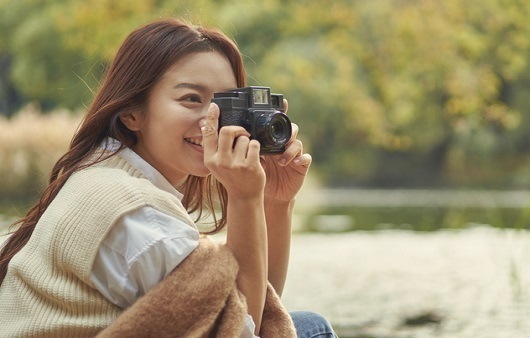
#> input picture split_MSE/Data/picture2/1619598179113_0.jpg, 530 x 338 px; the run also reads 1 picture not shown here
$ python CheckMSE.py 5
#> lines starting #> are read from the running program, lines starting #| are printed output that depends on the picture
#> in compare, img1 is the input picture: shape (338, 530, 3); mean B, G, R 111.9, 145, 156.9
import cv2
import numpy as np
import os
import openpyxl as op
import sys
from datetime import datetime

#sys.stdout = open("output.txt",'w')

path = './Data/'
resultPath = './Result/'
block = 0 # 인자 값 넣는 것으로 변경

np.set_printoptions(threshold=np.inf, linewidth=np.inf)
CheckList = {}
dirList = []
Result = {}

def setup():
    if not os.path.exists(path):
        os.makedirs(path)
    if not os.path.exists(resultPath):
        os.makedirs(resultPath)
    if len(sys.argv) != 2:
        print("not argument")
        sys.exit()
    global block
    block = int(sys.argv[1])

    dirList = os.listdir(path)
    for folder in dirList:
        fileList = os.listdir(path + folder)
        if len(fileList) == 2:
            CheckList[folder] = [fileList[0], fileList[1]]
        else:
            print("\'" + folder + "\' does not contain 2 picture", sep="\n")


def MSE(img1 : cv2.Mat, img2 : cv2.Mat, key):
    # np.divide(np.array(img2),255) # openCV mat는 음수를 자동으로 0으로 바꾸기 때문에 numpy 사용
    #array1 = np.array(img1)
    #array2 = np.array(img2)
    #array = array1 - array2

#> called with key = 'picture2'
    array = np.divide(img1,255.0) - np.divide(img2,255.0) # 정규화 (0~1)
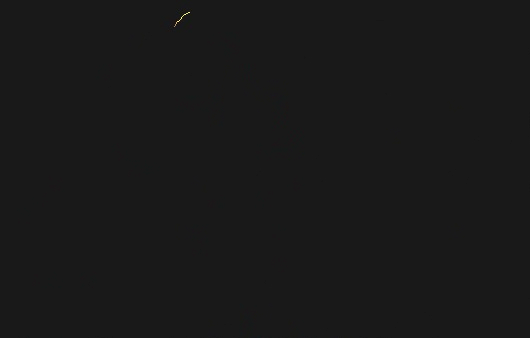
#> array: shape (338, 530, 3) float64; mean B, G, R 2.96e-05, 5.93e-05, 7.3e-05; drawn with min black and max white

    result = np.power(array,2)

    start_col = [0 for i in range(0,block)]
    end_col = [0 for i in range(0,block)]
    start_row = [0 for i in range(0,block)]
    end_row = [0 for i in range(0,block)]
    MSE_result = [[float(0) for i in range(0,block)] for j in range(0,block)]
    channel_depth = result.shape[2]
#> channel_depth = 3
    # if channel_depth == 4: # 알파 값 제거, 다만 imread 기본 속성 값이 rgb 3으로 고정되어있어서 안 쓰임
    #     channel_depth = 3

    # image divid block
    for i in range(0,block): # shape[0] : row, shape[1] : col
        start_col[i] = int(i*result.shape[1]/block)
        end_col[i] = int((i+1)*result.shape[1]/block)
        start_row[i] = int(i*result.shape[0]/block)
        end_row[i] = int((i+1)*result.shape[0]/block)
        if i == block-1:
            end_col[i] = result.shape[1]
            end_row[i] = result.shape[0]
#> after the loop, end_col = [106, 212, 318, 424, 530]; end_row = [67, 135, 202, 270, 338]; start_col = [0, 106, 212, 318, 424]

    # calculate
    b = 0
    for j in range(0,block):
        for row in range(start_row[j],end_row[j]):
            a = 0
            for i in range(0,block):
                for col in range(start_col[i],end_col[i]):
                    for channel in range(0,channel_depth): # RGB 각각 계산
                        MSE_result[b][a] += result[row,col,channel]
                a += 1
        b += 1
#> after the loop, MSE_result = [[0.000369, 17.6, 0.0166, 0.000369, 0.000323], [0.00189, 0.0148, 0.076, 0.00229, 0.00391], [0.005, 0.0134, 0.0313, 0.00278, 0.00175], [0.00223, 0.0146, 0.00666, 0, 0.00455], [0.0111, 0.00329, 0.0416, 0.00509, 0.000646]]; b = 5

    # 넓이만큼 나누기
    for i in range(0,block):
        for j in range(0,block):
            MSE_result[i][j] = MSE_result[i][j] / float((end_col[j]-start_col[j])*(end_row[i]-start_row[i])) / float(channel_depth) # rgb로 총 최댓 값 3이 나올 수 있음 따라서 channel_depth로 나눔
#> after the loop, MSE_result = 5 items

    Result[key] = MSE_result
    #print(MSE_result ,sep='\n')

def compare():
    for key in CheckList:
        img1 = cv2.imread(path + key + '/' + CheckList[key][0])
        img2 = cv2.imread(path + key + '/' + CheckList[key][1])
        MSE(img1,img2,key)


def makeFile():
    wb = op.Workbook()
    ws : op.Sheet = wb.active
    text = []
    # head
    text.append('Folder')
    for i in range(0,block):
        for j in range(0,block):
            text.append('Block(' + str(i+1)+","+str(j+1)+")")
    text.append('All Block')
    ws.append(text)

    # body
    for key in Result:
        sum = 0
        text = []
        text.append(key)
        for j in range(0,block):
            for i in range(0,block):
                sum += Result[key][j][i]
                text.append(Result[key][j][i])
        text.append(sum/(block*block))
        ws.append(text)
#> this loop made 1 pass
#> key on pass 1: 'picture2'

    time = datetime.now().isoformat().replace('.','-').replace(':','-')
    wb.save(resultPath + time + '.xlsx')

def main():
    setup()
    compare()
    makeFile()
    print('finish..')


if __name__ =="__main__":
    main()

    # 문제 1. 인터넷에서 다운받은 사진이랑 그림판으로 수정한 것이랑 차이가 발생 : 추측1. 그림판에서 자동으로 보정해줘서
    #           ->> 해결 : BMP 확장자를 안쓰면 jpg같은 압축 성질 때문에 이상한 값이 들어옴.
    #           ->> jpg 써도 (n. * e-07) 수준으로 나오는 것임.
    # 문제 2. alpha 값이 들어오면 그것도 MSE해버리는 문제 -> 4이면 3으로 바꾸기. 나중에 추가
    #           ->> deprh 값이 4면 3으로 변경으로 해결 그런데 순서대로 rgba 인지 확인 한 번 해봐야 함.
    #           ->> imread 기본 값이 rgb 3개만 되게끔 입력받고 있음 따라서 신경x
    #           ->> 흑백 이미지도 rgb 값을 각각 받아옴 하지만 동일한 값으로 받아오기 때문에 depth만큼 빼는 것도 문제 없음
    # 문제 3. 255로 나누면서 실수형 연산 값이 문제가 발생
    #           ->> np.where로 해결
    # 문제 4. 이상한 곳에 값이 들어가는 문제
    #           ->> 문제 1과 동일한 문제
    # 엑셀 형태로 출력 만들거 ->> 완료
